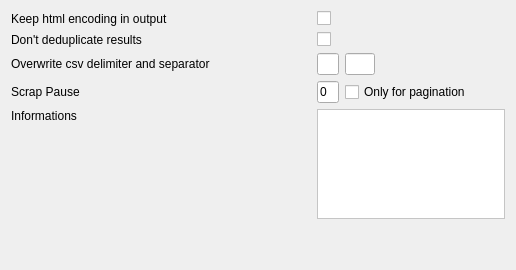
              <widget class="QWidget" name="scrollAreaWidgetContents_9">
               <property name="geometry">
                <rect>
                 <x>0</x>
                 <y>0</y>
                 <width>516</width>
                 <height>270</height>
                </rect>
               </property>
               <layout class="QVBoxLayout" name="verticalLayout_31">
                <item>
                 <layout class="QGridLayout" name="gridLayout_7">
                  <property name="topMargin">
                   <number>0</number>
                  </property>
                  <item row="2" column="0">
                   <widget class="QLabel" name="label_115">
                    <property name="sizePolicy">
                     <sizepolicy hsizetype="Preferred" vsizetype="Preferred">
                      <horstretch>0</horstretch>
                      <verstretch>0</verstretch>
                     </sizepolicy>
                    </property>
                    <property name="minimumSize">
                     <size>
                      <width>300</width>
                      <height>0</height>
                     </size>
                    </property>
                    <property name="text">
                     <string>Don't deduplicate results</string>
                    </property>
                   </widget>
                  </item>
                  <item row="3" column="0">
                   <widget class="QLabel" name="label_114">
                    <property name="sizePolicy">
                     <sizepolicy hsizetype="Preferred" vsizetype="Preferred">
                      <horstretch>0</horstretch>
                      <verstretch>0</verstretch>
                     </sizepolicy>
                    </property>
                    <property name="minimumSize">
                     <size>
                      <width>300</width>
                      <height>0</height>
                     </size>
                    </property>
                    <property name="toolTip">
                     <string>This functionnality is very usefull if you scrap asynchronous data where the HTML is returned inside a JSON Object or JSON Array.
RDDZ Scraper will get the content of the JSON array or Object you specified, and then execute the XPATH on it.</string>
                    </property>
                    <property name="text">
                     <string>Overwrite csv delimiter and separator</string>
                    </property>
                   </widget>
                  </item>
                  <item row="5" column="0">
                   <widget class="QLabel" name="label_105">
                    <property name="sizePolicy">
                     <sizepolicy hsizetype="Preferred" vsizetype="Preferred">
                      <horstretch>0</horstretch>
                      <verstretch>0</verstretch>
                     </sizepolicy>
                    </property>
                    <property name="minimumSize">
                     <size>
                      <width>300</width>
                      <height>0</height>
                     </size>
                    </property>
                    <property name="text">
                     <string>Informations</string>
                    </property>
                    <property name="alignment">
                     <set>Qt::AlignLeading|Qt::AlignLeft|Qt::AlignTop</set>
                    </property>
                   </widget>
                  </item>
                  <item row="9" column="0" colspan="2">
                   <spacer name="verticalSpacer_26">
                    <property name="orientation">
                     <enum>Qt::Vertical</enum>
                    </property>
                    <property name="sizeHint" stdset="0">
                     <size>
                      <width>20</width>
                      <height>40</height>
                     </size>
                    </property>
                   </spacer>
                  </item>
                  <item row="6" column="0">
                   <spacer name="verticalSpacer_28">
                    <property name="orientation">
                     <enum>Qt::Vertical</enum>
                    </property>
                    <property name="sizeType">
                     <enum>QSizePolicy::Fixed</enum>
                    </property>
                    <property name="sizeHint" stdset="0">
                     <size>
                      <width>20</width>
                      <height>20</height>
                     </size>
                    </property>
                   </spacer>
                  </item>
                  <item row="8" column="3">
                   <spacer name="verticalSpacer_27">
                    <property name="orientation">
                     <enum>Qt::Vertical</enum>
                    </property>
                    <property name="sizeHint" stdset="0">
                     <size>
                      <width>20</width>
                      <height>40</height>
                     </size>
                    </property>
                   </spacer>
                  </item>
                  <item row="4" column="0">
                   <widget class="QLabel" name="label_110">
                    <property name="sizePolicy">
                     <sizepolicy hsizetype="Preferred" vsizetype="Preferred">
                      <horstretch>0</horstretch>
                      <verstretch>0</verstretch>
                     </sizepolicy>
                    </property>
                    <property name="minimumSize">
                     <size>
                      <width>300</width>
                      <height>0</height>
                     </size>
                    </property>
                    <property name="toolTip">
                     <string>&lt;html&gt;&lt;head/&gt;&lt;body&gt;&lt;p&gt;Put a pause between each request during scrap. You can also specify if the pause apply for each requests or only between pages (for pagination).&lt;/p&gt;&lt;/body&gt;&lt;/html&gt;</string>
                    </property>
                    <property name="text">
                     <string>Scrap Pause</string>
                    </property>
                   </widget>
                  </item>
                  <item row="4" column="2" colspan="2">
                   <widget class="QCheckBox" name="scrapPausePaginationOnly">
                    <property name="text">
                     <string>Only for pagination</string>
                    </property>
                   </widget>
                  </item>
                  <item row="4" column="1">
                   <widget class="QLineEdit" name="scrapPauseSE">
                    <property name="maximumSize">
                     <size>
                      <width>40</width>
                      <height>16777215</height>
                     </size>
                    </property>
                    <property name="text">
                     <string>0</string>
                    </property>
                   </widget>
                  </item>
                  <item row="3" column="1">
                   <widget class="QLineEdit" name="customDelimiterLineEdit">
                    <property name="maximumSize">
                     <size>
                      <width>30</width>
                      <height>16777215</height>
                     </size>
                    </property>
                    <property name="maxLength">
                     <number>1</number>
                    </property>
                   </widget>
                  </item>
                  <item row="2" column="1">
                   <widget class="QCheckBox" name="dontDedupResultsExpertCheckBox">
                    <property name="maximumSize">
                     <size>
                      <width>20</width>
                      <height>16777215</height>
                     </size>
                    </property>
                    <property name="text">
                     <string/>
                    </property>
                   </widget>
                  </item>
                  <item row="7" column="4">
                   <spacer name="horizontalSpacer_69">
                    <property name="orientation">
                     <enum>Qt::Horizontal</enum>
                    </property>
                    <property name="sizeHint" stdset="0">
                     <size>
                      <width>40</width>
                      <height>20</height>
                     </size>
                    </property>
                   </spacer>
                  </item>
                  <item row="1" column="0">
                   <widget class="QLabel" name="label_116">
                    <property name="sizePolicy">
                     <sizepolicy hsizetype="Preferred" vsizetype="Preferred">
                      <horstretch>0</horstretch>
                      <verstretch>0</verstretch>
                     </sizepolicy>
                    </property>
                    <property name="minimumSize">
                     <size>
                      <width>300</width>
                      <height>0</height>
                     </size>
                    </property>
                    <property name="text">
                     <string>Keep html encoding in output</string>
                    </property>
                   </widget>
                  </item>
                  <item row="3" column="2">
                   <widget class="QLineEdit" name="customSeparatorLineEdit">
                    <property name="maximumSize">
                     <size>
                      <width>30</width>
                      <height>16777215</height>
                     </size>
                    </property>
                    <property name="maxLength">
                     <number>1</number>
                    </property>
                   </widget>
                  </item>
                  <item row="5" column="1" colspan="4">
                   <widget class="QTextEdit" name="customSeInformation_2">
                    <property name="styleSheet">
                     <string notr="true">background-color: rgb(255, 255, 255);</string>
                    </property>
                   </widget>
                  </item>
                  <item row="1" column="1">
                   <widget class="QCheckBox" name="keepHtmlEncoding_2">
                    <property name="maximumSize">
                     <size>
                      <width>20</width>
                      <height>16777215</height>
                     </size>
                    </property>
                    <property name="text">
                     <string/>
                    </property>
                   </widget>
                  </item>
                 </layout>
                </item>
               </layout>
              </widget>
